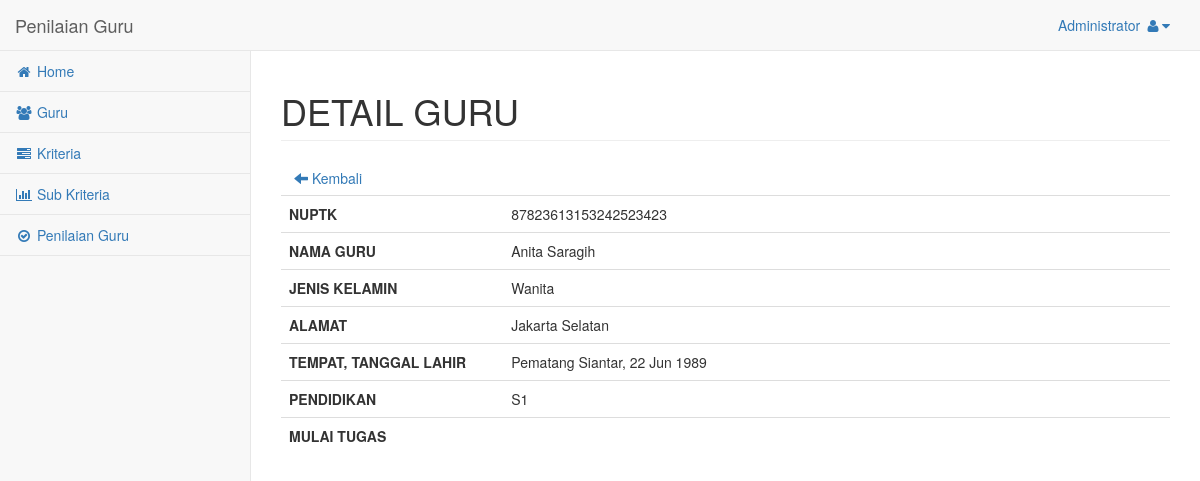
Screenshot of /admin/guru_detail.php?id=87823613153242523423 (signed in) with the database file from the repository.
### tables this page shows
CREATE TABLE `guru` (
  `nuptk` varchar(20) NOT NULL,
  `nm_guru` varchar(255) NOT NULL,
  `jenkel` varchar(8) NOT NULL,
  `alamat` varchar(255) NOT NULL,
  `tmpt_lahir` varchar(255) NOT NULL,
  `tgl_lahir` date NOT NULL,
  `pendidikan` varchar(4) NOT NULL,
  `no_telp` varchar(13) NOT NULL
);

### admin/guru_detail.php (the view, shortened to what this page needs)
<!DOCTYPE html>
<html lang="en">
  <head>
    <?php
      include 'header.php';
    ?>
  </head>
  <body>
    <div id="wrapper">
      <?php
        include 'navbar.php';
      ?>
      <div id="page-wrapper">
        <div class="row">
          <div class="col-lg-12">
            <h1 class="page-header">DETAIL GURU</h1>
            <a class="btn" href="guru.php"><span class="glyphicon glyphicon-arrow-left"></span>  Kembali</a>
          </div>
        </div>
        <?php
          include 'koneksi.php';
          $nuptk    = $_GET['id'];
          $det      = mysqli_query($koneksi,"SELECT * FROM guru WHERE nuptk='$nuptk'")or die(mysqli_error());
          while($d  = mysqli_fetch_array($det)){
        ?>
        <table class="table">
          <tr>
            <th class="col-md-3" style="text-align: left">NUPTK</th>
            <td style="text-align: left"><?php echo $d['nuptk'] ?></td>
          </tr>
          <tr>
            <th class="col-md-3" style="text-align: left">NAMA GURU</th>
            <td style="text-align: left"><?php echo $d['nm_guru'] ?></td>
          </tr>
          <tr>
            <th class="col-md-3" style="text-align: left">JENIS KELAMIN</th>
            <td style="text-align: left"><?php echo $d['jenkel'] ?></td>
          </tr>
          <tr>
            <th class="col-md-3" style="text-align: left">ALAMAT</th>
            <td style="text-align: left"><?php echo $d['alamat'] ?></td>
          </tr>
          <tr>
            <th class="col-md-3" style="text-align: left">TEMPAT, TANGGAL LAHIR</th>
            <td style="text-align: left"><?php echo $d['tmpt_lahir'] ?>, <?php $tgl_lahir = $d['tgl_lahir'];
                                                                          echo date('d M Y', strtotime($tgl_lahir)); ?></td>
          </tr>
          <tr>
            <th class="col-md-3" style="text-align: left">PENDIDIKAN</th>
            <td style="text-align: left"><?php echo $d['pendidikan'] ?></td>
          </tr>
          <tr>
            <th class="col-md-3" style="text-align: left">MULAI TUGAS</th>
            <td style="text-align: left"><?php $mulai_tugas = $d['mulai_tugas'];
                                           ?></td>
          </tr>
        </table>
        <?php
          }
        ?>
      </div>
    </div>
  </body>
</html>

### admin/navbar.php (shortened to what this page needs)
<nav class="navbar navbar-default navbar-static-top" role="navigation" style="margin-bottom: 0">
  <div class="navbar-header">
    <a class="navbar-brand" href="index.php">Penilaian Guru</a>
  </div>
  <ul class="nav navbar-top-links navbar-right">
    <li class="dropdown">
      <?php
        include 'koneksi.php';
        $username = $_SESSION['username'];
        $hasil = mysqli_query($koneksi,"SELECT * FROM admin WHERE username='$username'");
        while($tampil = mysqli_fetch_array($hasil)) {
      ?>
      <a class="dropdown-toggle" data-toggle="dropdown" href="#">
        <?php echo $tampil['nm_admin'];?> <i class="fa fa-user fa-fw"></i><i class="fa fa-caret-down"></i>
      </a>
      <?php
        }
      ?>
    </li>
  </ul>
  <div class="navbar-default sidebar" role="navigation">
    <div class="sidebar-nav navbar-collapse">
      <ul class="nav" id="side-menu">
        <li>
          <a href="index.php"><i class="fa fa-home fa-fw"></i> Home</a>
        </li>
        <li>
          <a href="guru.php"><i class="fa fa-users fa-fw"></i> Guru</a>
        </li>
        <li>
          <a href="kriteria.php"><i class="fa fa-tasks fa-fw"></i> Kriteria</a>
        </li>
        <li>
          <a href="subkriteria.php"><i class="fa fa-bar-chart-o  fa-fw"></i> Sub Kriteria</a>
        </li>
        <li>
          <a href="penilaian.php"><i class="fa fa-check-circle-o  fa-fw"></i> Penilaian Guru</a>
        </li>
      </ul>
    </div>
  </div>
</nav>

### rows the page displays
guru: nuptk "87823613153242523423", nm_guru "Anita Saragih", jenkel "Wanita", alamat "Jakarta Selatan", tmpt_lahir "Pematang Siantar", tgl_lahir "22 Jun 1989", pendidikan "S1"

### other values shown
$tampil['nm_admin'] "Administrator"
